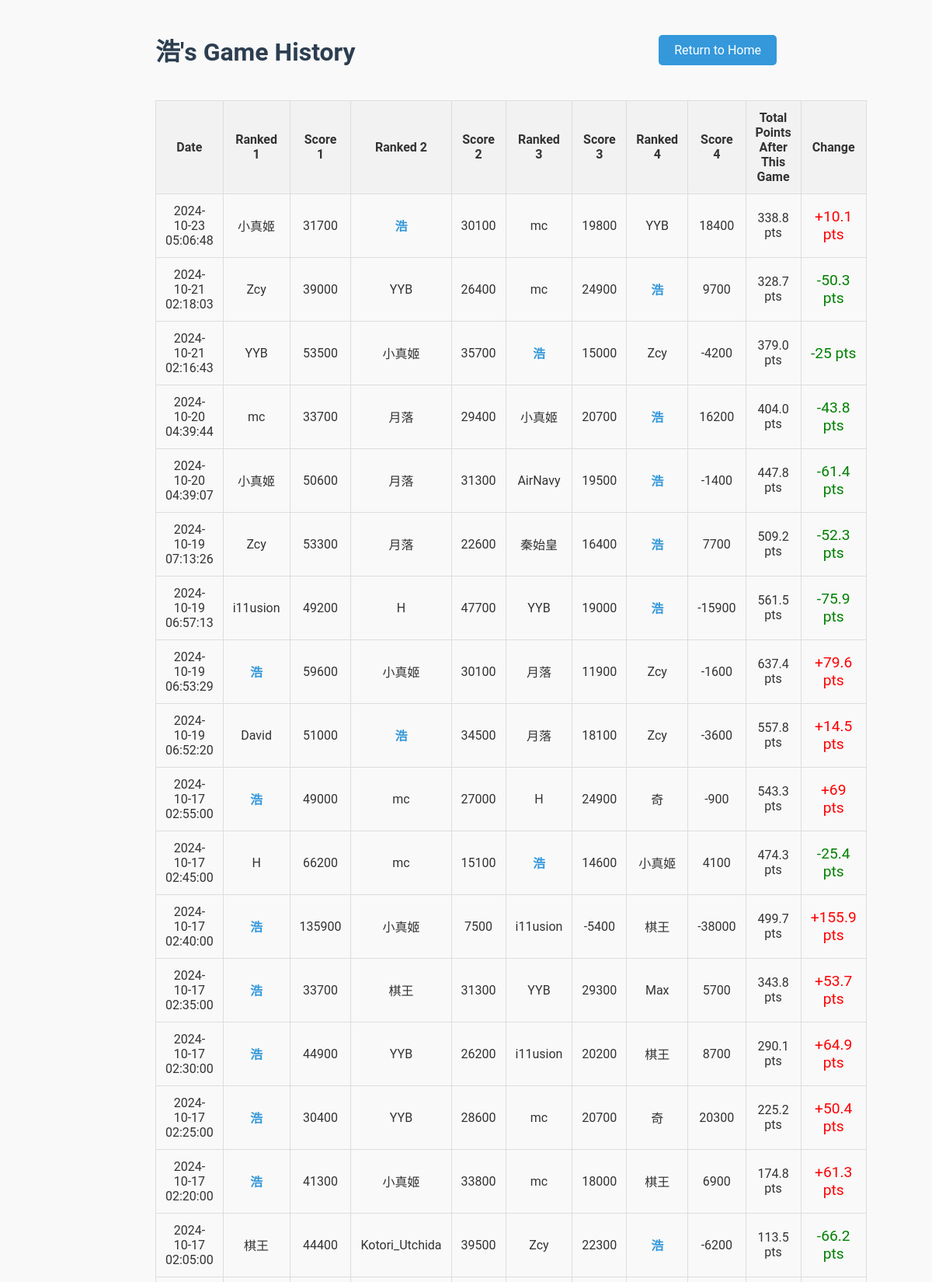
/player/浩 (upper part), run on the app's committed database.
### tables this page shows
CREATE TABLE games (
    game_id INTEGER PRIMARY KEY AUTOINCREMENT,
    player1 TEXT NOT NULL,
    player2 TEXT NOT NULL,
    player3 TEXT NOT NULL,
    player4 TEXT NOT NULL,
    raw_score1 INTEGER NOT NULL,
    raw_score2 INTEGER NOT NULL,
    raw_score3 INTEGER NOT NULL,
    raw_score4 INTEGER NOT NULL,
    final_score1 INTEGER NOT NULL,
    final_score2 INTEGER NOT NULL,
    final_score3 INTEGER NOT NULL,
    final_score4 INTEGER NOT NULL,
    game_date TIMESTAMP DEFAULT CURRENT_TIMESTAMP
);

### app.py (the view)
@app.route("/player/<player_name>")
def player_statistics(player_name):
    player_name = unquote(player_name)  # Decode the URL-encoded player name
    conn = get_db_connection()
    cursor = conn.cursor()
    cursor.execute("""
    SELECT game_date, player1, player2, player3, player4,
           raw_score1, raw_score2, raw_score3, raw_score4,
           final_score1, final_score2, final_score3, final_score4
    FROM games
    WHERE ? IN (player1, player2, player3, player4)
    ORDER BY game_date DESC
    """, (player_name,))
    games = cursor.fetchall()
    running_total = 0
    processed_games = []
    for game in reversed(games):
        players_and_scores = [
            (game['player1'], game['raw_score1'], game['final_score1']),
            (game['player2'], game['raw_score2'], game['final_score2']),
            (game['player3'], game['raw_score3'], game['final_score3']),
            (game['player4'], game['raw_score4'], game['final_score4'])
        ]
        players_and_scores.sort(key=lambda x: x[2], reverse=True)  # Sort by final score
        current_game_points = None
        for player, raw_score, final_score in players_and_scores:
            if player == player_name:
                current_game_points = final_score
                break
        previous_total = running_total
        running_total += current_game_points  # Update cumulative points
        processed_games.append({
            'game_date': game['game_date'],
            'players_and_scores': players_and_scores,
            'point_change' : round(current_game_points,1),
            'previous_total': round(previous_total, 1),
            'total_points_after_game': round(running_total, 1)  # Round the running total
        })
    processed_games.reverse()
    conn.close()
    return render_template("player_statistics.html", player_name=player_name, games=processed_games)

### app.py (called while the page is built)
def get_db_connection():
    conn = sqlite3.connect('mahjong.db')
    conn.row_factory = sqlite3.Row  # Return rows as dictionaries
    return conn

### templates/player_statistics.html (shortened to what this page needs)
<!DOCTYPE html>
<html lang="en">
<head>
</head>
<body>
    <div class="container">
        <div class="header-row">
            <h1>{{ player_name }}'s Game History</h1>
            <div class="return-button">
                <a href="{{ url_for('home') }}">Return to Home</a>
            </div>
        </div>
        <table>
            <tr>
                <th>Date</th>
                <th>Ranked 1</th>
                <th>Score 1</th>
                <th>Ranked 2</th>
                <th>Score 2</th>
                <th>Ranked 3</th>
                <th>Score 3</th>
                <th>Ranked 4</th>
                <th>Score 4</th>
                <th>Total Points After This Game</th>
                <th>Change</th>
            </tr>
            {% for game in games %}
            <tr>
                <td>{{ game['game_date'] }}</td>
                {% for player, raw_score, final_score in game['players_and_scores'] %}
                <td class="{% if player == player_name %}player-highlight{% endif %}">
                    {{ player }}
                </td>
                <td>{{ raw_score }}</td>
                {% endfor %}
                <td>{{ '%.1f' % game['total_points_after_game'] }} pts</td>
                <td class="point-change {% if game['point_change'] > 0 %}positive-change{% else %}negative-change{% endif %}">
                    {% if game['point_change'] > 0 %}+{% endif %}{{ game['point_change'] }} pts
                </td>
            </tr>
            {% endfor %}
        </table>
    </div>
</body>
</html>

### templates/player_statistics.html (style rules this page uses)
body { font-family: 'Roboto', sans-serif; background-color: #f9f9f9; color: #333; margin: 0; padding: 20px; }
.container { max-width: 800px; margin: 0 auto; }
.header-row { display: flex; justify-content: space-between; align-items: center; margin-bottom: 20px; }
h1 { color: #2c3e50; }
table { width: 100%; border-collapse: collapse; margin-top: 20px; }
th, td { padding: 12px; border: 1px solid #ddd; text-align: center; }
th { background-color: #f2f2f2; }
.player-highlight { font-weight: bold; color: #3498db; }
.point-change { font-size: 1.2em; }
.positive-change { color: red; }
.negative-change { color: green; }
.return-button a { text-decoration: none; background-color: #3498db; color: #ffffff; padding: 10px 20px; border-radius: 5px; transition: background-color 0.3s; }

### data on the page
games: game_date "2024-10-23 05:06:48", player1 "小真姬", raw_score1 "31700", player3 "浩", raw_score3 "30100", player2 "mc", raw_score2 "19800", player4 "YYB", raw_score4 "18400", total_points_after_game "338.8", point_change "10.1"
games: game_date "2024-10-21 02:18:03", player4 "Zcy", raw_score4 "39000", player1 "YYB", raw_score1 "26400", player2 "mc", raw_score2 "24900", player3 "浩", raw_score3 "9700", total_points_after_game "328.7", point_change "-50.3"
games: game_date "2024-10-21 02:16:43", player2 "YYB", raw_score2 "53500", player4 "小真姬", raw_score4 "35700", player1 "浩", raw_score1 "15000", player3 "Zcy", raw_score3 "-4200", total_points_after_game "379.0", point_change "-25"
games: game_date "2024-10-20 04:39:44", player3 "mc", raw_score3 "33700", player2 "月落", raw_score2 "29400", player4 "小真姬", raw_score4 "20700", player1 "浩", raw_score1 "16200", total_points_after_game "404.0", point_change "-43.8"
games: game_date "2024-10-20 04:39:07", player3 "小真姬", raw_score3 "50600", player4 "月落", raw_score4 "31300", player2 "AirNavy", raw_score2 "19500", player1 "浩", raw_score1 "-1400", total_points_after_game "447.8", point_change "-61.4"
games: game_date "2024-10-19 07:13:26", player4 "Zcy", raw_score4 "53300", player3 "月落", raw_score3 "22600", player2 "秦始皇", raw_score2 "16400", player1 "浩", raw_score1 "7700", total_points_after_game "509.2", point_change "-52.3"
games: game_date "2024-10-19 06:57:13", player4 "i11usion", raw_score4 "49200", player3 "H", raw_score3 "47700", player2 "YYB", raw_score2 "19000", player1 "浩", raw_score1 "-15900", total_points_after_game "561.5", point_change "-75.9"
games: game_date "2024-10-19 06:53:29", player4 "浩", raw_score4 "59600", player3 "小真姬", raw_score3 "30100", player2 "月落", raw_score2 "11900", player1 "Zcy", raw_score1 "-1600", total_points_after_game "637.4", point_change "79.6"
games: game_date "2024-10-19 06:52:20", player4 "David", raw_score4 "51000", player3 "浩", raw_score3 "34500", player2 "月落", raw_score2 "18100", player1 "Zcy", raw_score1 "-3600", total_points_after_game "557.8", point_change "14.5"
games: game_date "2024-10-17 02:55:00", player4 "浩", raw_score4 "49000", player1 "mc", raw_score1 "27000", player3 "H", raw_score3 "24900", player2 "奇", raw_score2 "-900", total_points_after_game "543.3", point_change "69"
games: game_date "2024-10-17 02:45:00", player4 "H", raw_score4 "66200", player2 "mc", raw_score2 "15100", player3 "浩", raw_score3 "14600", player1 "小真姬", raw_score1 "4100", total_points_after_game "474.3", point_change "-25.4"
games: game_date "2024-10-17 02:40:00", player3 "浩", raw_score3 "135900", player2 "小真姬", raw_score2 "7500", player1 "i11usion", raw_score1 "-5400", player4 "棋王", raw_score4 "-38000", total_points_after_game "499.7", point_change "155.9"
games: game_date "2024-10-17 02:35:00", player1 "浩", raw_score1 "33700", player4 "棋王", raw_score4 "31300", player2 "YYB", raw_score2 "29300", player3 "Max", raw_score3 "5700", total_points_after_game "343.8", point_change "53.7"
games: game_date "2024-10-17 02:30:00", player3 "浩", raw_score3 "44900", player1 "YYB", raw_score1 "26200", player4 "i11usion", raw_score4 "20200", player2 "棋王", raw_score2 "8700", total_points_after_game "290.1", point_change "64.9"
games: game_date "2024-10-17 02:25:00", player3 "浩", raw_score3 "30400", player4 "YYB", raw_score4 "28600", player1 "mc", raw_score1 "20700", player2 "奇", raw_score2 "20300", total_points_after_game "225.2", point_change "50.4"
games: game_date "2024-10-17 02:20:00", player1 "浩", raw_score1 "41300", player3 "小真姬", raw_score3 "33800", player2 "mc", raw_score2 "18000", player4 "棋王", raw_score4 "6900", total_points_after_game "174.8", point_change "61.3"
games: game_date "2024-10-17 02:05:00", player3 "棋王", raw_score3 "44400", player4 "Kotori_Utchida", raw_score4 "39500", player2 "Zcy", raw_score2 "22300", player1 "浩", raw_score1 "-6200", total_points_after_game "113.5", point_change "-66.2"

### other printed values
{{ player_name }} "浩"
